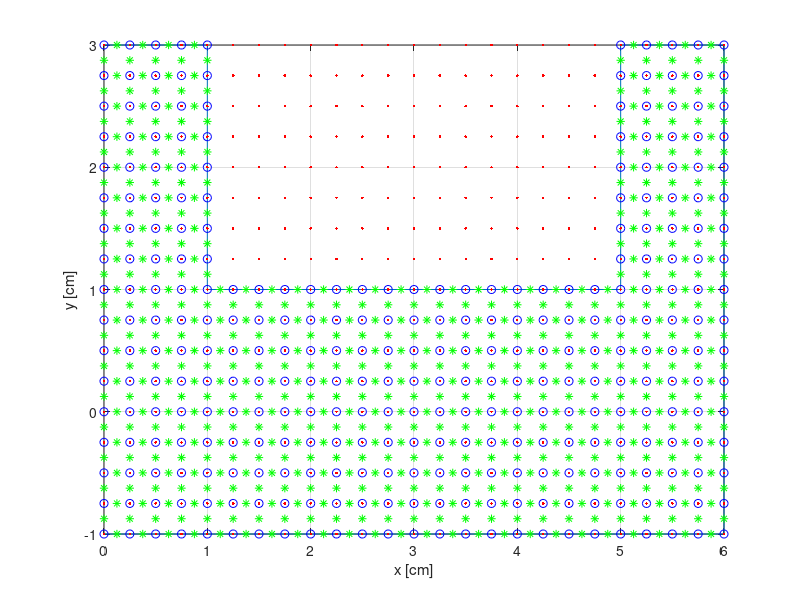
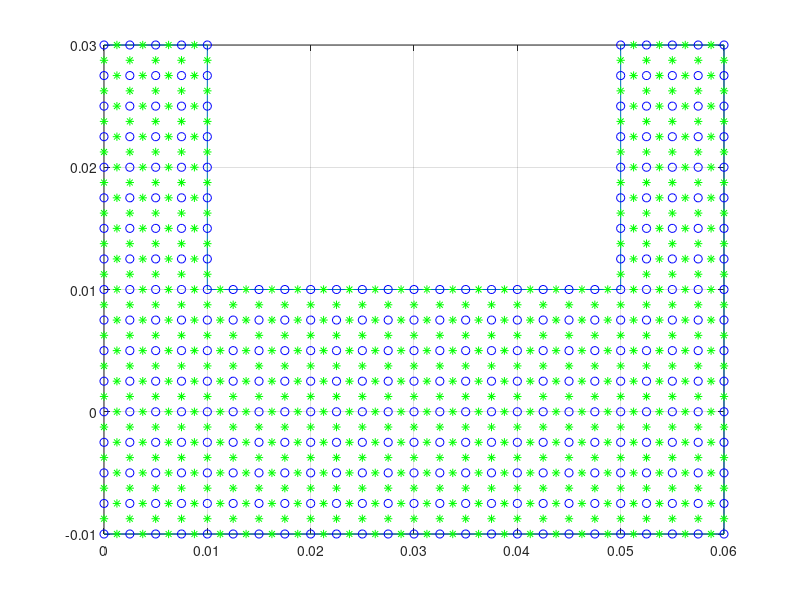
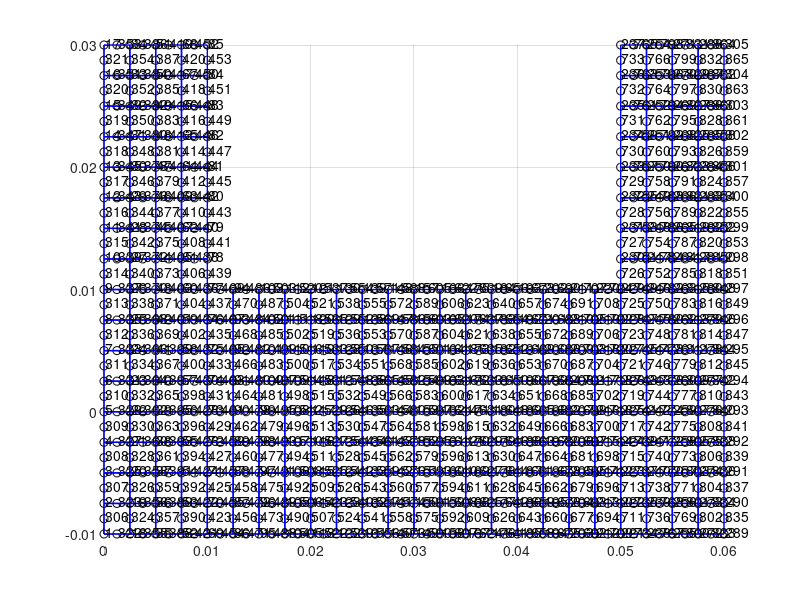

Source code (MATLAB) for these figures, in order: (Note: this script raises an error after producing the figures.)
clear all
close all
clc

% tworzenie geometrii
wierzcholki=[0,-1; 6,-1; 6,3; 5,3; 5,1; 1,1; 1,3; 0,3];
figure
plot(wierzcholki(:,1),wierzcholki(:,2),'-')
grid on
hold on
xlabel('x [cm]')
ylabel('y [cm]')

% tworzenie siatki
rozmiar=0.25; %działa bez zarzutow dla 1,0.5,0.25

% generowanie punktow na bazie maksymalnych rozmiarow 
[xGrid, yGrid] = meshgrid(min(wierzcholki(:,1)):rozmiar:max(wierzcholki(:,1)), min(wierzcholki(:,2)):rozmiar:max(wierzcholki(:,2)));
% wizualizacja punktów 
plot(xGrid, yGrid, 'r.'); 

% identyfikacja ktore punkty sa wewnatrz obiektu
in = inpolygon(xGrid, yGrid, wierzcholki(:,1), wierzcholki(:,2));
xInside = xGrid(in);
yInside = yGrid(in);

% wizualizacja punktów
plot(xInside, yInside, 'bo'); 

% znajdowanie par ktorych dystans od siebie = rozmiar
distances = pdist2([xInside, yInside], [xInside, yInside]);
distances = distances.*(tril(ones(length(distances))*inf)+1); % Eliminacja duplikatow przez nadanie wartosci inf macierzy trojkatnej
[rows, cols] = find(distances == rozmiar);

% tworzenie punktow miedzy parami
newX = [];
newY = [];
for i = 1:length(rows)
    x1 = xInside(rows(i));
    y1 = yInside(rows(i));
    x2 = xInside(cols(i));
    y2 = yInside(cols(i));
    
    newX = [newX; (x1 + x2) / 2];
    newY = [newY; (y1 + y2) / 2];
end

% wizualizacja punktów
plot(newX, newY, 'g*'); 


% zamiana cm na m (nie dziala jak da się od razu m, trzeba by dodać tolerancję)
wierzcholki = wierzcholki*0.01;
rozmiar=rozmiar*0.01;
newX = newX*0.01;
newY = newY*0.01;
xInside = xInside*0.01;
yInside = yInside*0.01;
figure
plot(wierzcholki(:,1),wierzcholki(:,2),'-',xInside, yInside, 'bo',newX, newY, 'g*')
grid on
%% tworzenie elementow
P = [xInside, yInside];
M = [newX, newY];

nodes = [P; M];

nP = size(P,1);   % liczba węzłów narożnych
findNode = @(pt) find( abs(nodes(:,1)-pt(1))<1e-10 & ...
                       abs(nodes(:,2)-pt(2))<1e-10 );
ELEMENTS = [];

dx = rozmiar;
dy = rozmiar;

for i = 1:nP
    x = P(i,1);
    y = P(i,2);

    % narożniki
    p1 = [x,     y];
    p2 = [x+dx,  y];
    p3 = [x+dx,  y+dy];
    p4 = [x,     y+dy];

    % sprawdzenie czy wszystkie narożniki istnieją
    if all( ismembertol([p1;p2;p3;p4], P, 1e-8, 'ByRows', true) )

        % środki boków
        m12 = (p1+p2)/2;
        m23 = (p2+p3)/2;
        m34 = (p3+p4)/2;
        m41 = (p4+p1)/2;

        % ID węzłów
        el = [
            findNode(p1)
            findNode(p2)
            findNode(p3)
            findNode(p4)
            findNode(m12)
            findNode(m23)
            findNode(m34)
            findNode(m41)
        ];

        ELEMENTS = [ELEMENTS; el'];

    end
end


figure; hold on; grid on
plot(nodes(:,1), nodes(:,2), 'ko')

for e = 1:size(ELEMENTS,1)
    el = ELEMENTS(e,[1:4 1]); % tylko narożniki
    plot(nodes(el,1), nodes(el,2),'b-','LineWidth',1)
end

for i=1:size(nodes,1)
    text(nodes(i,1)+rozmiar*0.05, nodes(i,2)+rozmiar*0.08, num2str(i))
end

%% inicjalizacja macierzy globalnych
load fem_symbolic

nN = size(nodes,1);        % liczba węzłów globalnych
nE = size(ELEMENTS,1);     % liczba elementów

K = zeros(nN);             % globalna macierz sztywności
R = zeros(nN,1);           % globalny wektor obciążeń

%% parametry globalne
kx = 55;
ky = 55;
p  = 0;

Q     = 800;
h     = 85;
Tinf  = 22+273;

%% definicje warunków
%nowe
BC_poly = [
  0.00 0.00
  0.00 0.03
  0.01 0.03
  0.01 0.01
  0.05 0.01
  0.05 0.03
  0.06 0.03
  0.06 0.00
];

tol = 1e-8;
%stare
% elements_with_Q = [1 5 7 9 11 13];
% 
% edge_alfa  = [2 26];
% edges_beta = [2 5; 5 10; 10 8; 8 22; 22 24; 24 29; 29 26];
% 
% tol = 1e-10;
% 
% % --- ALFA ---
% alfa_nodes = nodes_on_line(edge_alfa(1), edge_alfa(2), nodes, P, tol);
% alfa_segments = [alfa_nodes(1:end-1)' alfa_nodes(2:end)'];
% 
% % --- BETA ---
% beta_segments = [];
% for k = 1:size(edges_beta,1)
%     bn = nodes_on_line(edges_beta(k,1), edges_beta(k,2), nodes, P, tol);
%     beta_segments = [beta_segments;
%                      bn(1:end-1)' bn(2:end)'];
% end
% alfa_segments=beta_segments;


%% pętla po elementach
for e = 1:nE

    nodes_e = ELEMENTS(e,:);      % globalne ID węzłów elementu
    Xe = nodes(nodes_e,1);
    Ye = nodes(nodes_e,2);

    %% ---------- OBJĘTOŚĆ ----------
    %nowe
if min(Ye) <-rozmiar*0.5
    q_e = Q;
else
    q_e = 0;
end
    %było
    % if ismember(e, elements_with_Q)
    %     q_e = Q;
    % else
    %     q_e = 0;
    % end


    Kk_e = Kk_sym(kx,ky);
    Kp_e = Kp_sym(p);
    Rq_e = Rq_sym(q_e);

    %% ---------- BRZEGI ----------
    Kalfa_e = zeros(8);
    Rbeta_e = zeros(8,1);

    % lokalne boki: [1-3], [3-5], [5-7], [7-1]
    edgeLoc = [1 2; 2 3; 3 4; 4 1];

for ed = 1:4

    g1 = nodes_e(edgeLoc(ed,1));
    g2 = nodes_e(edgeLoc(ed,2));

%nowe
p1 = nodes(g1,:);
p2 = nodes(g2,:);

if edge_fully_on_poly(p1,p2,BC_poly,tol)
    alfa_e = h;
    beta_e = h*Tinf;
else
    alfa_e = 0;
    beta_e = 0;
end

%stare
% %% --- alfa ---
% alfa_e = 0;
% for k = 1:size(alfa_segments,1)
%     if (g1 == alfa_segments(k,1) && g2 == alfa_segments(k,2)) || ...
%        (g2 == alfa_segments(k,1) && g1 == alfa_segments(k,2))
%         alfa_e = h;
%         break
%     end
% end
% 
% %% --- beta ---
% beta_e = 0;
% for k = 1:size(beta_segments,1)
%     if (g1 == beta_segments(k,1) && g2 == beta_segments(k,2)) || ...
%        (g2 == beta_segments(k,1) && g1 == beta_segments(k,2))
%         beta_e = h*Tinf;
%         break
%     end
% end


% nowe
if alfa_e ~= 0
    Kalfa_e = Kalfa_e + Kalfa_edge{ed}(alfa_e);
end

if beta_e ~= 0
    Rbeta_e = Rbeta_e + Rbeta_edge{ed}(beta_e)';
end
%było
%Kalfa_e = Kalfa_e + Kalfa_edge{ed}(alfa_e);
%Rbeta_e = Rbeta_e + Rbeta_edge{ed}(beta_e)'
% %;
end

    %% ---------- MACIERZE ELEMENTU ----------
    Ke = Kk_e + Kp_e + Kalfa_e;
    %Ke = Kk_e + Kalfa_e;
    Re = Rq_e' + Rbeta_e;

%do pokazania gdzie jest konwekcja
% for i=1:size(BC_poly,1)-1
%     plot(BC_poly(i:i+1,1),BC_poly(i:i+1,2),'r','LineWidth',3)
% end

% zamiana kolejnosci pkt w elemencie
temp=nodes_e;
nodes_e(:,2)=temp(:,5);
nodes_e(:,3)=temp(:,2);
nodes_e(:,4)=temp(:,6);
nodes_e(:,5)=temp(:,3);
nodes_e(:,6)=temp(:,7);
nodes_e(:,7)=temp(:,4);
    %% ---------- AGREGACJA ----------
    for i = 1:8
        I = nodes_e(i);
        R(I) = R(I) + Re(i);
        for j = 1:8
            J = nodes_e(j);
            K(I,J) = K(I,J) + Ke(i,j);
        end
    end
end

%% ---------- ROZWIĄZANIE ----------
u = K\R;

%% ---------- WIZUALIZACJA ----------
% figure; hold on; axis equal
% title('Rozkład temperatury + siatka FEM')
% xlabel('x [m]')
% ylabel('y [m]')
% 
% % kolorowanie węzłów
% scatter(nodes(:,1), nodes(:,2), 60, u-273, 'filled')
% 
% % rysowanie elementów
% for e = 1:size(ELEMENTS,1)
%     el = ELEMENTS(e,[1:4 1]); % tylko narożniki
%     plot(nodes(el,1), nodes(el,2), 'k-', 'LineWidth', 0.8)
% end
% 
% colorbar
% % colormap(turbo)
% grid on

%%%% lepsza wizualizacja
ksi = linspace(-1,1,20);
eta = linspace(-1,1,20);
[KS, ET] = meshgrid(ksi, eta);
N1 = 0.25*(1-KS).*(1-ET);
N2 = 0.25*(1+KS).*(1-ET);
N3 = 0.25*(1+KS).*(1+ET);
N4 = 0.25*(1-KS).*(1+ET);
figure; hold on; axis equal
title('Rozkład temperatury (FEM)')
xlabel('x [m]')
ylabel('y [m]')

for e = 1:size(ELEMENTS,1)
    el = ELEMENTS(e,1:4);

    % współrzędne węzłów elementu
    Xe = nodes(el,1);
    Ye = nodes(el,2);
    Te = u(el) - 273;

    % interpolacja temperatury
    Tloc = N1*Te(1) + N2*Te(2) + N3*Te(3) + N4*Te(4);

    % interpolacja geometrii
    Xloc = N1*Xe(1) + N2*Xe(2) + N3*Xe(3) + N4*Xe(4);
    Yloc = N1*Ye(1) + N2*Ye(2) + N3*Ye(3) + N4*Ye(4);

    surf(Xloc, Yloc, zeros(size(Tloc)), Tloc, ...
        'EdgeColor','none');
end

view(2)
colorbar
colormap(turbo)
% %%% wizualizacja 3
% figure; hold on; axis equal
% title('Rozkład temperatury')
% xlabel('x [m]')
% ylabel('y [m]')
% 
% patch('Faces', ELEMENTS(:,1:4), ...
%       'Vertices', nodes, ...
%       'FaceVertexCData', u-273, ...
%       'FaceColor','interp', ...
%       'EdgeColor','k');
% 
% colorbar
% colormap(turbo)


%% funkcje pomocnicze
%nowe
function onBC = edge_fully_on_poly(p1, p2, poly, tol)
% TRUE tylko jeśli CAŁY bok elementu leży na JEDNYM odcinku BC

onBC = false;

for i = 1:size(poly,1)-1
    q1 = poly(i,:);
    q2 = poly(i+1,:);

    % oba punkty boku muszą leżeć na tym samym odcinku BC
    if point_on_segment(p1,q1,q2,tol) && ...
       point_on_segment(p2,q1,q2,tol)
        onBC = true;
        return
    end
end
end

function tf = point_on_segment(p, a, b, tol)
% punkt p leży na odcinku a-b

v1 = p - a;
v2 = b - a;

% współliniowość
if norm(cross([v1 0],[v2 0])) > tol
    tf = false;
    return
end

% zawarcie w przedziale
t = dot(v1,v2) / dot(v2,v2);
tf = (t > -tol) && (t < 1+tol);
end


%stare
% function line_nodes = nodes_on_line(n1, n2, nodes, P, tol)
%     % n1, n2 – węzły końcowe linii
%     % nodes – wszystkie węzły
%     % P – tylko węzły narożne
%     % tol – tolerancja
% 
%     p1 = nodes(n1,:);
%     p2 = nodes(n2,:);
% 
%     dir = p2 - p1;
%     L = norm(dir);
%     dir = dir / L;
% 
%     line_nodes = [];
% 
%     for i = 1:size(P,1)
%         pi = P(i,:);
%         v = pi - p1;
% 
%         % czy punkt leży na prostej
%         if norm(cross([v 0],[dir 0])) < tol
%             % czy jest między n1 i n2
%             t = dot(v,dir);
%             if t > -tol && t < L+tol
%                 line_nodes(end+1) = i; %#ok<AGROW>
%             end
%         end
%     end
% 
%     % sortowanie wzdłuż linii
%     coords = nodes(line_nodes,:);
%     proj = (coords - p1)*dir';
%     [~,idx] = sort(proj);
%     line_nodes = line_nodes(idx);
% end
